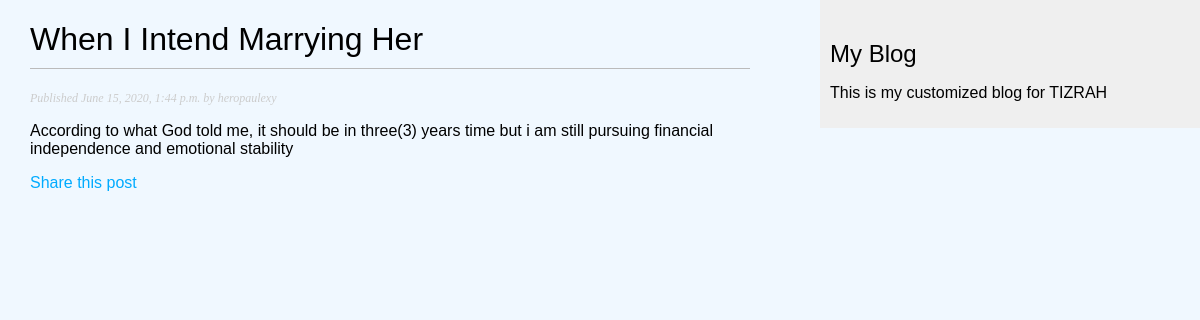
/blog/2020/6/15/when-i-intend-marrying-her/, run on the app's committed database.
### blog/models.py (models this page shows, shortened)
class Post(models.Model):
    STATUS_CHOICES=(
        ('draft','Draft'),
        ('published','Published'),
    )
    title = models.CharField(max_length=200)
    slug = models.SlugField(max_length=200, unique_for_date='publish')
    author = models.ForeignKey(User, on_delete=models.CASCADE, related_name='blog_posts')
    body = models.TextField()
    publish = models.DateTimeField(default=timezone.now)
    created = models.DateTimeField(auto_now_add=True)
    updated = models.DateTimeField(auto_now=True)
    status = models.CharField(max_length=10, choices=STATUS_CHOICES, default='draft')
    objects = models.Manager()
    published = PublishedManager()
    class Meta:
        ordering = ('-publish',)

### blog/views.py (the view)
def post_detail(request, year, month, day, post):
    post = get_object_or_404(Post, slug=post,
                                status='published',
                                publish__year=year,
                                publish__month=month,
                                publish__day=day)
    return render(request,
                   'blog/post/detail.html',
                    {'post':post})

### blog/templates/blog/post/detail.html (shortened to what this page needs)
{% extends "blog/base.html" %}
{% block content %}
    <h1>{{ post.title }}</h1>
    <p class="date">
        Published {{ post.publish }} by {{ post.author }}
    </p>
    {{ post.body|linebreaks }}
    <p>
        <a href="{% url 'blog:post_share' post.id %}">
        Share this post
        </a>
    </p>
{% endblock %}

### blog/static/css/blog.css (style rules this page uses)
body { margin:0; padding:0; font-family:helvetica, sans-serif; background-color: aliceblue; }
a { color:#00abff; text-decoration:none; }
h1 { font-weight:normal; border-bottom:1px solid #bbb; padding:0 0 10px 0; }
p.date { color:#ccc; font-family: georgia, serif; font-size: 12px; font-style: italic; }

### data on the page
Post: title "When I Intend Marrying Her", publish "June 15, 2020, 1:44 p.m.", author "heropaulexy", body "According to what God told me, it should be in three(3) years time but i am still pursuing financial independence and emotional stability"
